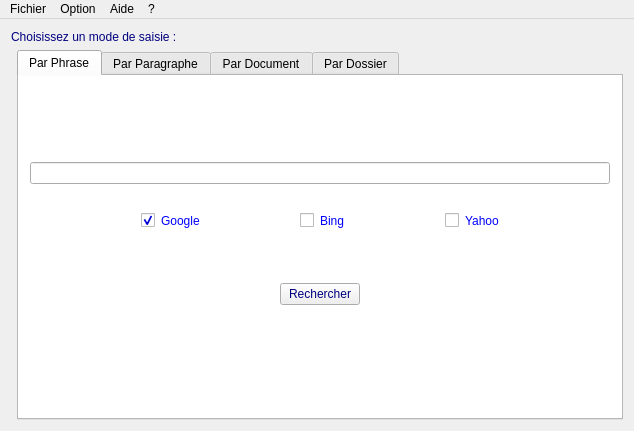
<?xml version="1.0" encoding="UTF-8"?>
<ui version="4.0">
 <class>Ihm</class>
 <widget class="QMainWindow" name="Ihm">
  <property name="windowModality">
   <enum>Qt::NonModal</enum>
  </property>
  <property name="geometry">
   <rect>
    <x>0</x>
    <y>0</y>
    <width>634</width>
    <height>431</height>
   </rect>
  </property>
  <property name="windowTitle">
   <string>Anti-Plagiat</string>
  </property>
  <property name="windowIcon">
   <iconset resource="../Ressources/antiplagia.qrc">
    <normaloff>:/Images/AP.png</normaloff>:/Images/AP.png</iconset>
  </property>
  <property name="styleSheet">
   <string notr="true">QTabWidget { 
	background-color: rgb(255, 255, 255); 
	font: 75 10pt &quot;Lucida Calligraphy&quot;;
}</string>
  </property>
  <widget class="QWidget" name="centralWidget">
   <layout class="QHBoxLayout" name="horizontalLayout_3">
    <item>
     <layout class="QGridLayout" name="gridLayout">
      <item row="0" column="0" colspan="2">
       <widget class="QLabel" name="label_4">
        <property name="styleSheet">
         <string notr="true">font: 75 12pt &quot;Lucida Calligraphy&quot;;
color: rgb(0, 0, 127);</string>
        </property>
        <property name="text">
         <string>Choisissez un mode de saisie :</string>
        </property>
       </widget>
      </item>
      <item row="1" column="1">
       <widget class="QTabWidget" name="tabWidget">
        <property name="styleSheet">
         <string notr="true"/>
        </property>
        <property name="currentIndex">
         <number>0</number>
        </property>
        <widget class="QWidget" name="tab_3">
         <attribute name="title">
          <string>Par Phrase</string>
         </attribute>
         <layout class="QVBoxLayout" name="verticalLayout_6">
          <item>
           <widget class="QLabel" name="label_5">
            <property name="text">
             <string/>
            </property>
            <property name="pixmap">
             <pixmap resource="../Ressources/antiplagia.qrc">:/Images/p2.jpg</pixmap>
            </property>
            <property name="alignment">
             <set>Qt::AlignCenter</set>
            </property>
           </widget>
          </item>
          <item>
           <widget class="QLineEdit" name="lineEdit_3">
            <property name="styleSheet">
             <string notr="true"/>
            </property>
            <property name="frame">
             <bool>true</bool>
            </property>
           </widget>
          </item>
          <item>
           <widget class="QGroupBox" name="groupBox">
            <property name="styleSheet">
             <string notr="true">border:none;</string>
            </property>
            <property name="title">
             <string/>
            </property>
            <layout class="QHBoxLayout" name="horizontalLayout_4">
             <property name="topMargin">
              <number>4</number>
             </property>
             <item>
              <layout class="QHBoxLayout" name="horizontalLayout">
               <property name="spacing">
                <number>0</number>
               </property>
               <property name="leftMargin">
                <number>0</number>
               </property>
               <item>
                <spacer name="horizontalSpacer_3">
                 <property name="orientation">
                  <enum>Qt::Horizontal</enum>
                 </property>
                 <property name="sizeHint" stdset="0">
                  <size>
                   <width>40</width>
                   <height>20</height>
                  </size>
                 </property>
                </spacer>
               </item>
               <item>
                <widget class="QCheckBox" name="checkBox_6">
                 <property name="enabled">
                  <bool>true</bool>
                 </property>
                 <property name="styleSheet">
                  <string notr="true">color: rgb(0, 0, 255);
font: italic 14pt &quot;Monotype Corsiva&quot;;</string>
                 </property>
                 <property name="text">
                  <string>Google</string>
                 </property>
                 <property name="checked">
                  <bool>true</bool>
                 </property>
                </widget>
               </item>
               <item>
                <spacer name="horizontalSpacer_5">
                 <property name="orientation">
                  <enum>Qt::Horizontal</enum>
                 </property>
                 <property name="sizeHint" stdset="0">
                  <size>
                   <width>40</width>
                   <height>20</height>
                  </size>
                 </property>
                </spacer>
               </item>
               <item>
                <widget class="QCheckBox" name="checkBox_4">
                 <property name="enabled">
                  <bool>true</bool>
                 </property>
                 <property name="styleSheet">
                  <string notr="true">color: rgb(0, 0, 255);
font: italic 14pt &quot;Monotype Corsiva&quot;;</string>
                 </property>
                 <property name="text">
                  <string>Bing</string>
                 </property>
                </widget>
               </item>
               <item>
                <spacer name="horizontalSpacer_6">
                 <property name="orientation">
                  <enum>Qt::Horizontal</enum>
                 </property>
                 <property name="sizeHint" stdset="0">
                  <size>
                   <width>40</width>
                   <height>20</height>
                  </size>
                 </property>
                </spacer>
               </item>
               <item>
                <widget class="QCheckBox" name="checkBox_5">
                 <property name="enabled">
                  <bool>true</bool>
                 </property>
                 <property name="styleSheet">
                  <string notr="true">color: rgb(0, 0, 255);
font: italic 14pt &quot;Monotype Corsiva&quot;;</string>
                 </property>
                 <property name="text">
                  <string>Yahoo</string>
                 </property>
                </widget>
               </item>
               <item>
                <spacer name="horizontalSpacer_4">
                 <property name="orientation">
                  <enum>Qt::Horizontal</enum>
                 </property>
                 <property name="sizeHint" stdset="0">
                  <size>
                   <width>40</width>
                   <height>20</height>
                  </size>
                 </property>
                </spacer>
               </item>
              </layout>
             </item>
            </layout>
           </widget>
          </item>
          <item>
           <widget class="QWidget" name="widget" native="true">
            <layout class="QGridLayout" name="gridLayout_3">
             <property name="topMargin">
              <number>3</number>
             </property>
             <item row="0" column="1">
              <widget class="QPushButton" name="pushButton">
               <property name="cursor">
                <cursorShape>PointingHandCursor</cursorShape>
               </property>
               <property name="styleSheet">
                <string notr="true">font: italic 16pt &quot;Monotype Corsiva&quot;;
color: rgb(0, 0, 127);</string>
               </property>
               <property name="text">
                <string>Rechercher</string>
               </property>
               <property name="icon">
                <iconset resource="../Ressources/antiplagia.qrc">
                 <normaloff>:/Images/go-next.png</normaloff>:/Images/go-next.png</iconset>
               </property>
              </widget>
             </item>
             <item row="0" column="0">
              <spacer name="horizontalSpacer">
               <property name="orientation">
                <enum>Qt::Horizontal</enum>
               </property>
               <property name="sizeHint" stdset="0">
                <size>
                 <width>40</width>
                 <height>20</height>
                </size>
               </property>
              </spacer>
             </item>
             <item row="0" column="2">
              <spacer name="horizontalSpacer_2">
               <property name="orientation">
                <enum>Qt::Horizontal</enum>
               </property>
               <property name="sizeHint" stdset="0">
                <size>
                 <width>40</width>
                 <height>20</height>
                </size>
               </property>
              </spacer>
             </item>
            </layout>
           </widget>
          </item>
          <item>
           <widget class="QLabel" name="label">
            <property name="styleSheet">
             <string notr="true">font: 75 10pt &quot;Lucida Calligraphy&quot;;
</string>
            </property>
            <property name="text">
             <string/>
            </property>
            <property name="textFormat">
             <enum>Qt::RichText</enum>
            </property>
            <property name="openExternalLinks">
             <bool>true</bool>
            </property>
           </widget>
          </item>
         </layout>
        </widget>
        <widget class="QWidget" name="tab_4">
         <attribute name="title">
          <string>Par Paragraphe</string>
         </attribute>
         <layout class="QVBoxLayout" name="verticalLayout_7">
          <item>
           <widget class="QLabel" name="label_6">
            <property name="autoFillBackground">
             <bool>false</bool>
            </property>
            <property name="text">
             <string/>
            </property>
            <property name="pixmap">
             <pixmap resource="../Ressources/antiplagia.qrc">:/Images/p2.jpg</pixmap>
            </property>
            <property name="alignment">
             <set>Qt::AlignCenter</set>
            </property>
           </widget>
          </item>
          <item>
           <widget class="QTextEdit" name="textEdit_2">
            <property name="maximumSize">
             <size>
              <width>16777215</width>
              <height>60</height>
             </size>
            </property>
            <property name="styleSheet">
             <string notr="true"/>
            </property>
           </widget>
          </item>
          <item>
           <widget class="QGroupBox" name="groupBox_2">
            <property name="styleSheet">
             <string notr="true">border:none;
font: italic 12pt &quot;Monotype Corsiva&quot;;
color: rgb(0, 0, 255);</string>
            </property>
            <property name="title">
             <string/>
            </property>
            <layout class="QVBoxLayout" name="verticalLayout_5">
             <property name="topMargin">
              <number>8</number>
             </property>
             <item>
              <layout class="QHBoxLayout" name="horizontalLayout_2">
               <property name="spacing">
                <number>0</number>
               </property>
               <property name="leftMargin">
                <number>0</number>
               </property>
               <item>
                <spacer name="horizontalSpacer_7">
                 <property name="orientation">
                  <enum>Qt::Horizontal</enum>
                 </property>
                 <property name="sizeHint" stdset="0">
                  <size>
                   <width>40</width>
                   <height>20</height>
                  </size>
                 </property>
                </spacer>
               </item>
               <item>
                <widget class="QCheckBox" name="checkBox_7">
                 <property name="enabled">
                  <bool>true</bool>
                 </property>
                 <property name="styleSheet">
                  <string notr="true">color: rgb(0, 0, 255);
font: italic 14pt &quot;Monotype Corsiva&quot;;</string>
                 </property>
                 <property name="text">
                  <string>Google</string>
                 </property>
                 <property name="checked">
                  <bool>true</bool>
                 </property>
                </widget>
               </item>
               <item>
                <spacer name="horizontalSpacer_8">
                 <property name="orientation">
                  <enum>Qt::Horizontal</enum>
                 </property>
                 <property name="sizeHint" stdset="0">
                  <size>
                   <width>40</width>
                   <height>20</height>
                  </size>
                 </property>
                </spacer>
               </item>
               <item>
                <widget class="QCheckBox" name="checkBox_8">
                 <property name="enabled">
                  <bool>true</bool>
                 </property>
                 <property name="styleSheet">
                  <string notr="true">color: rgb(0, 0, 255);
font: italic 14pt &quot;Monotype Corsiva&quot;;</string>
                 </property>
                 <property name="text">
                  <string>Bing</string>
                 </property>
                </widget>
               </item>
               <item>
                <spacer name="horizontalSpacer_9">
                 <property name="orientation">
                  <enum>Qt::Horizontal</enum>
                 </property>
                 <property name="sizeHint" stdset="0">
                  <size>
                   <width>40</width>
                   <height>20</height>
                  </size>
                 </property>
                </spacer>
               </item>
               <item>
                <widget class="QCheckBox" name="checkBox_9">
                 <property name="enabled">
                  <bool>true</bool>
                 </property>
                 <property name="styleSheet">
                  <string notr="true">color: rgb(0, 0, 255);
font: italic 14pt &quot;Monotype Corsiva&quot;;</string>
                 </property>
                 <property name="text">
                  <string>Yahoo</string>
                 </property>
                </widget>
               </item>
               <item>
                <spacer name="horizontalSpacer_10">
                 <property name="orientation">
                  <enum>Qt::Horizontal</enum>
                 </property>
                 <property name="sizeHint" stdset="0">
                  <size>
                   <width>40</width>
                   <height>20</height>
                  </size>
                 </property>
                </spacer>
               </item>
              </layout>
             </item>
            </layout>
           </widget>
          </item>
          <item>
           <widget class="QWidget" name="widget_3" native="true">
            <layout class="QGridLayout" name="gridLayout_4">
             <item row="0" column="1">
              <widget class="QPushButton" name="pushButton_2">
               <property name="cursor">
                <cursorShape>PointingHandCursor</cursorShape>
               </property>
               <property name="styleSheet">
                <string notr="true">font: italic 16pt &quot;Monotype Corsiva&quot;;
color: rgb(0, 0, 127);</string>
               </property>
               <property name="text">
                <string>Rechercher</string>
               </property>
               <property name="icon">
                <iconset resource="../Ressources/antiplagia.qrc">
                 <normaloff>:/Images/go-next.png</normaloff>:/Images/go-next.png</iconset>
               </property>
              </widget>
             </item>
             <item row="0" column="0">
              <spacer name="horizontalSpacer_11">
               <property name="orientation">
                <enum>Qt::Horizontal</enum>
               </property>
               <property name="sizeHint" stdset="0">
                <size>
                 <width>40</width>
                 <height>20</height>
                </size>
               </property>
              </spacer>
             </item>
             <item row="0" column="2">
              <spacer name="horizontalSpacer_12">
               <property name="orientation">
                <enum>Qt::Horizontal</enum>
               </property>
               <property name="sizeHint" stdset="0">
                <size>
                 <width>40</width>
                 <height>20</height>
                </size>
               </property>
              </spacer>
             </item>
            </layout>
           </widget>
          </item>
         </layout>
        </widget>
        <widget class="QWidget" name="tab_5">
         <attribute name="title">
          <string>Par Document</string>
         </attribute>
         <layout class="QGridLayout" name="gridLayout_2">
          <item row="2" column="0" colspan="2">
           <widget class="QLabel" name="label_7">
            <property name="text">
             <string/>
            </property>
            <property name="pixmap">
             <pixmap resource="../Ressources/antiplagia.qrc">:/Images/p2.jpg</pixmap>
            </property>
            <property name="alignment">
             <set>Qt::AlignCenter</set>
            </property>
           </widget>
          </item>
          <item row="4" column="1">
           <widget class="QToolButton" name="toolButton_2">
            <property name="styleSheet">
             <string notr="true"/>
            </property>
            <property name="text">
             <string>...</string>
            </property>
           </widget>
          </item>
          <item row="4" column="0">
           <widget class="QLineEdit" name="lineEdit_4">
            <property name="styleSheet">
             <string notr="true"/>
            </property>
            <property name="readOnly">
             <bool>true</bool>
            </property>
           </widget>
          </item>
          <item row="5" column="0" colspan="2">
           <widget class="QGroupBox" name="groupBox_3">
            <property name="styleSheet">
             <string notr="true">border:none;
font: italic 12pt &quot;Monotype Corsiva&quot;;
color: rgb(0, 0, 255);</string>
            </property>
            <property name="title">
             <string/>
            </property>
            <layout class="QVBoxLayout" name="verticalLayout_9">
             <property name="topMargin">
              <number>3</number>
             </property>
             <property name="bottomMargin">
              <number>22</number>
             </property>
             <item>
              <layout class="QHBoxLayout" name="horizontalLayout_5">
               <property name="spacing">
                <number>0</number>
               </property>
               <property name="leftMargin">
                <number>0</number>
               </property>
               <item>
                <spacer name="horizontalSpacer_19">
                 <property name="orientation">
                  <enum>Qt::Horizontal</enum>
                 </property>
                 <property name="sizeHint" stdset="0">
                  <size>
                   <width>40</width>
                   <height>20</height>
                  </size>
                 </property>
                </spacer>
               </item>
               <item>
                <widget class="QCheckBox" name="checkBox_10">
                 <property name="enabled">
                  <bool>true</bool>
                 </property>
                 <property name="styleSheet">
                  <string notr="true">color: rgb(0, 0, 255);
font: italic 14pt &quot;Monotype Corsiva&quot;;</string>
                 </property>
                 <property name="text">
                  <string>Google</string>
                 </property>
                 <property name="checked">
                  <bool>true</bool>
                 </property>
                </widget>
               </item>
               <item>
                <spacer name="horizontalSpacer_20">
                 <property name="orientation">
                  <enum>Qt::Horizontal</enum>
                 </property>
                 <property name="sizeHint" stdset="0">
                  <size>
                   <width>40</width>
                   <height>20</height>
                  </size>
                 </property>
                </spacer>
               </item>
               <item>
                <widget class="QCheckBox" name="checkBox_11">
                 <property name="enabled">
                  <bool>true</bool>
                 </property>
                 <property name="font">
                  <font>
                   <family>Monotype Corsiva</family>
                   <pointsize>14</pointsize>
                   <weight>50</weight>
                   <italic>true</italic>
                   <bold>false</bold>
                  </font>
                 </property>
                 <property name="styleSheet">
                  <string notr="true">color: rgb(0, 0, 255);
font: italic 14pt &quot;Monotype Corsiva&quot;;</string>
                 </property>
                 <property name="text">
                  <string>Bing</string>
                 </property>
                </widget>
               </item>
               <item>
                <spacer name="horizontalSpacer_21">
                 <property name="orientation">
                  <enum>Qt::Horizontal</enum>
                 </property>
                 <property name="sizeHint" stdset="0">
                  <size>
                   <width>40</width>
                   <height>20</height>
                  </size>
                 </property>
                </spacer>
               </item>
               <item>
                <widget class="QCheckBox" name="checkBox_12">
                 <property name="enabled">
                  <bool>true</bool>
                 </property>
                 <property name="styleSheet">
                  <string notr="true">font: italic 14pt &quot;Monotype Corsiva&quot;;
color: rgb(0, 0, 255);</string>
                 </property>
                 <property name="text">
                  <string>Yahoo</string>
                 </property>
                </widget>
               </item>
               <item>
                <spacer name="horizontalSpacer_22">
                 <property name="orientation">
                  <enum>Qt::Horizontal</enum>
                 </property>
                 <property name="sizeHint" stdset="0">
                  <size>
                   <width>40</width>
                   <height>20</height>
                  </size>
                 </property>
                </spacer>
               </item>
              </layout>
             </item>
            </layout>
           </widget>
          </item>
          <item row="6" column="0" colspan="2">
           <widget class="QWidget" name="widget_4" native="true">
            <property name="styleSheet">
             <string notr="true">color: rgb(0, 0, 127);
font: italic 14pt &quot;Monotype Corsiva&quot;;</string>
            </property>
            <layout class="QGridLayout" name="gridLayout_6">
             <property name="topMargin">
              <number>0</number>
             </property>
             <property name="bottomMargin">
              <number>19</number>
             </property>
             <item row="0" column="1">
              <widget class="QPushButton" name="pushButton_3">
               <property name="font">
                <font>
                 <family>Monotype Corsiva</family>
                 <pointsize>16</pointsize>
                 <weight>50</weight>
                 <italic>true</italic>
                 <bold>false</bold>
                </font>
               </property>
               <property name="cursor">
                <cursorShape>PointingHandCursor</cursorShape>
               </property>
               <property name="styleSheet">
                <string notr="true">font: italic 16pt &quot;Monotype Corsiva&quot;;
color: rgb(0, 0, 127);</string>
               </property>
               <property name="text">
                <string>Rechercher</string>
               </property>
               <property name="icon">
                <iconset resource="../Ressources/antiplagia.qrc">
                 <normaloff>:/Images/go-next.png</normaloff>:/Images/go-next.png</iconset>
               </property>
              </widget>
             </item>
             <item row="0" column="0">
              <spacer name="horizontalSpacer_23">
               <property name="orientation">
                <enum>Qt::Horizontal</enum>
               </property>
               <property name="sizeHint" stdset="0">
                <size>
                 <width>40</width>
                 <height>20</height>
                </size>
               </property>
              </spacer>
             </item>
             <item row="0" column="2">
              <spacer name="horizontalSpacer_24">
               <property name="orientation">
                <enum>Qt::Horizontal</enum>
               </property>
               <property name="sizeHint" stdset="0">
                <size>
                 <width>40</width>
                 <height>20</height>
                </size>
               </property>
              </spacer>
             </item>
            </layout>
           </widget>
          </item>
         </layout>
        </widget>
        <widget class="QWidget" name="tab_6">
         <attribute name="title">
          <string>Par Dossier</string>
         </attribute>
         <layout class="QGridLayout" name="gridLayout_5">
          <item row="2" column="0" colspan="2">
           <widget class="QLabel" name="label_8">
            <property name="text">
             <string/>
            </property>
            <property name="pixmap">
             <pixmap resource="../Ressources/antiplagia.qrc">:/Images/p2.jpg</pixmap>
            </property>
            <property name="alignment">
             <set>Qt::AlignCenter</set>
            </property>
           </widget>
          </item>
          <item row="4" column="1">
           <widget class="QToolButton" name="toolButton_3">
            <property name="styleSheet">
             <string notr="true"/>
            </property>
            <property name="text">
             <string>...</string>
            </property>
           </widget>
          </item>
          <item row="4" column="0">
           <widget class="QLineEdit" name="lineEdit_5">
            <property name="styleSheet">
             <string notr="true"/>
            </property>
            <property name="readOnly">
             <bool>true</bool>
            </property>
           </widget>
          </item>
          <item row="5" column="0" colspan="2">
           <widget class="QGroupBox" name="groupBox_4">
            <property name="styleSheet">
             <string notr="true">border:none;
font: italic 12pt &quot;Monotype Corsiva&quot;;
color: rgb(0, 0, 255);</string>
            </property>
            <property name="title">
             <string/>
            </property>
            <layout class="QVBoxLayout" name="verticalLayout_10">
             <property name="topMargin">
              <number>3</number>
             </property>
             <property name="bottomMargin">
              <number>22</number>
             </property>
             <item>
              <layout class="QHBoxLayout" name="horizontalLayout_6">
               <property name="spacing">
                <number>0</number>
               </property>
               <property name="leftMargin">
                <number>0</number>
               </property>
               <item>
                <spacer name="horizontalSpacer_25">
                 <property name="orientation">
                  <enum>Qt::Horizontal</enum>
                 </property>
                 <property name="sizeHint" stdset="0">
                  <size>
                   <width>40</width>
                   <height>20</height>
                  </size>
                 </property>
                </spacer>
               </item>
               <item>
                <widget class="QCheckBox" name="checkBox_13">
                 <property name="enabled">
                  <bool>true</bool>
                 </property>
                 <property name="styleSheet">
                  <string notr="true">color: rgb(0, 0, 255);
font: italic 14pt &quot;Monotype Corsiva&quot;;</string>
                 </property>
                 <property name="text">
                  <string>Google</string>
                 </property>
                 <property name="checked">
                  <bool>true</bool>
                 </property>
                </widget>
               </item>
               <item>
                <spacer name="horizontalSpacer_26">
                 <property name="orientation">
                  <enum>Qt::Horizontal</enum>
                 </property>
                 <property name="sizeHint" stdset="0">
                  <size>
                   <width>40</width>
                   <height>20</height>
                  </size>
                 </property>
                </spacer>
               </item>
               <item>
                <widget class="QCheckBox" name="checkBox_14">
                 <property name="enabled">
                  <bool>true</bool>
                 </property>
                 <property name="font">
                  <font>
                   <family>Monotype Corsiva</family>
                   <pointsize>14</pointsize>
                   <weight>50</weight>
                   <italic>true</italic>
                   <bold>false</bold>
                  </font>
                 </property>
                 <property name="styleSheet">
                  <string notr="true">color: rgb(0, 0, 255);
font: italic 14pt &quot;Monotype Corsiva&quot;;</string>
                 </property>
                 <property name="text">
                  <string>Bing</string>
                 </property>
                </widget>
               </item>
               <item>
                <spacer name="horizontalSpacer_27">
                 <property name="orientation">
                  <enum>Qt::Horizontal</enum>
                 </property>
                 <property name="sizeHint" stdset="0">
                  <size>
                   <width>40</width>
                   <height>20</height>
                  </size>
                 </property>
                </spacer>
               </item>
               <item>
                <widget class="QCheckBox" name="checkBox_15">
                 <property name="enabled">
                  <bool>true</bool>
                 </property>
                 <property name="styleSheet">
                  <string notr="true">font: italic 14pt &quot;Monotype Corsiva&quot;;
color: rgb(0, 0, 255);</string>
                 </property>
                 <property name="text">
                  <string>Yahoo</string>
                 </property>
                </widget>
               </item>
               <item>
                <spacer name="horizontalSpacer_28">
                 <property name="orientation">
                  <enum>Qt::Horizontal</enum>
                 </property>
                 <property name="sizeHint" stdset="0">
                  <size>
                   <width>40</width>
                   <height>20</height>
                  </size>
                 </property>
                </spacer>
               </item>
              </layout>
             </item>
            </layout>
           </widget>
          </item>
          <item row="6" column="0" colspan="2">
           <widget class="QWidget" name="widget_5" native="true">
            <property name="styleSheet">
             <string notr="true">color: rgb(0, 0, 127);
font: italic 14pt &quot;Monotype Corsiva&quot;;</string>
            </property>
            <layout class="QGridLayout" name="gridLayout_7">
             <property name="topMargin">
              <number>0</number>
             </property>
             <property name="bottomMargin">
              <number>19</number>
             </property>
             <item row="0" column="1">
              <widget class="QPushButton" name="pushButton_4">
               <property name="font">
                <font>
                 <family>Monotype Corsiva</family>
                 <pointsize>16</pointsize>
                 <weight>50</weight>
                 <italic>true</italic>
                 <bold>false</bold>
                </font>
               </property>
               <property name="cursor">
                <cursorShape>PointingHandCursor</cursorShape>
               </property>
               <property name="styleSheet">
                <string notr="true">font: italic 16pt &quot;Monotype Corsiva&quot;;
color: rgb(0, 0, 127);</string>
               </property>
               <property name="text">
                <string>Rechercher</string>
               </property>
               <property name="icon">
                <iconset resource="../Ressources/antiplagia.qrc">
                 <normaloff>:/Images/go-next.png</normaloff>:/Images/go-next.png</iconset>
               </property>
              </widget>
             </item>
             <item row="0" column="0">
              <spacer name="horizontalSpacer_29">
               <property name="orientation">
                <enum>Qt::Horizontal</enum>
               </property>
               <property name="sizeHint" stdset="0">
                <size>
                 <width>40</width>
                 <height>20</height>
                </size>
               </property>
              </spacer>
             </item>
             <item row="0" column="2">
              <spacer name="horizontalSpacer_30">
               <property name="orientation">
                <enum>Qt::Horizontal</enum>
               </property>
               <property name="sizeHint" stdset="0">
                <size>
                 <width>40</width>
                 <height>20</height>
                </size>
               </property>
              </spacer>
             </item>
            </layout>
           </widget>
          </item>
         </layout>
        </widget>
       </widget>
      </item>
     </layout>
    </item>
   </layout>
  </widget>
  <widget class="QMenuBar" name="menuBar">
   <property name="geometry">
    <rect>
     <x>0</x>
     <y>0</y>
     <width>634</width>
     <height>21</height>
    </rect>
   </property>
   <property name="styleSheet">
    <string notr="true"/>
   </property>
   <widget class="QMenu" name="menuFichier">
    <property name="styleSheet">
     <string notr="true"/>
    </property>
    <property name="title">
     <string>Fichier</string>
    </property>
    <addaction name="actionQuitter"/>
   </widget>
   <widget class="QMenu" name="menuOption">
    <property name="title">
     <string>Option</string>
    </property>
    <widget class="QMenu" name="menuLangue">
     <property name="title">
      <string>Langue</string>
     </property>
     <addaction name="actionFran_ais"/>
     <addaction name="actionEnglish"/>
     <addaction name="actionDeutsch"/>
     <addaction name="actionEspa_ol"/>
     <addaction name="actionItaliano"/>
     <addaction name="action"/>
    </widget>
    <addaction name="actionPr_f_rences"/>
    <addaction name="menuLangue"/>
   </widget>
   <widget class="QMenu" name="menuAide">
    <property name="title">
     <string>Aide</string>
    </property>
    <addaction name="actionDocumentation"/>
   </widget>
   <widget class="QMenu" name="menu">
    <property name="title">
     <string>?</string>
    </property>
    <addaction name="action_propos"/>
   </widget>
   <addaction name="menuFichier"/>
   <addaction name="menuOption"/>
   <addaction name="menuAide"/>
   <addaction name="menu"/>
  </widget>
  <action name="action_propos">
   <property name="text">
    <string>À propos</string>
   </property>
  </action>
  <action name="actionQuitter">
   <property name="text">
    <string>Quitter</string>
   </property>
  </action>
  <action name="actionPr_f_rences">
   <property name="text">
    <string>Préférences</string>
   </property>
  </action>
  <action name="actionDocumentation">
   <property name="text">
    <string>Documentation</string>
   </property>
  </action>
  <action name="actionFran_ais">
   <property name="checkable">
    <bool>true</bool>
   </property>
   <property name="checked">
    <bool>true</bool>
   </property>
   <property name="text">
    <string>Français</string>
   </property>
  </action>
  <action name="actionEnglish">
   <property name="checkable">
    <bool>true</bool>
   </property>
   <property name="enabled">
    <bool>true</bool>
   </property>
   <property name="text">
    <string>English</string>
   </property>
  </action>
  <action name="actionDeutsch">
   <property name="checkable">
    <bool>true</bool>
   </property>
   <property name="enabled">
    <bool>true</bool>
   </property>
   <property name="text">
    <string>Deutsch</string>
   </property>
  </action>
  <action name="actionEspa_ol">
   <property name="checkable">
    <bool>true</bool>
   </property>
   <property name="enabled">
    <bool>true</bool>
   </property>
   <property name="text">
    <string>Español</string>
   </property>
  </action>
  <action name="actionItaliano">
   <property name="checkable">
    <bool>true</bool>
   </property>
   <property name="enabled">
    <bool>true</bool>
   </property>
   <property name="text">
    <string>Italiano</string>
   </property>
  </action>
  <action name="action">
   <property name="checkable">
    <bool>true</bool>
   </property>
   <property name="enabled">
    <bool>true</bool>
   </property>
   <property name="text">
    <string>العربية</string>
   </property>
  </action>
 </widget>
 <layoutdefault spacing="6" margin="11"/>
 <tabstops>
  <tabstop>tabWidget</tabstop>
  <tabstop>lineEdit_3</tabstop>
  <tabstop>checkBox_6</tabstop>
  <tabstop>checkBox_4</tabstop>
  <tabstop>checkBox_5</tabstop>
  <tabstop>pushButton</tabstop>
  <tabstop>textEdit_2</tabstop>
  <tabstop>checkBox_7</tabstop>
  <tabstop>checkBox_8</tabstop>
  <tabstop>checkBox_9</tabstop>
  <tabstop>pushButton_2</tabstop>
  <tabstop>lineEdit_4</tabstop>
  <tabstop>toolButton_2</tabstop>
  <tabstop>checkBox_10</tabstop>
  <tabstop>checkBox_11</tabstop>
  <tabstop>checkBox_12</tabstop>
  <tabstop>pushButton_3</tabstop>
  <tabstop>lineEdit_5</tabstop>
  <tabstop>toolButton_3</tabstop>
  <tabstop>checkBox_13</tabstop>
  <tabstop>checkBox_14</tabstop>
  <tabstop>checkBox_15</tabstop>
  <tabstop>pushButton_4</tabstop>
 </tabstops>
 <resources>
  <include location="../Ressources/antiplagia.qrc"/>
 </resources>
 <connections/>
</ui>
